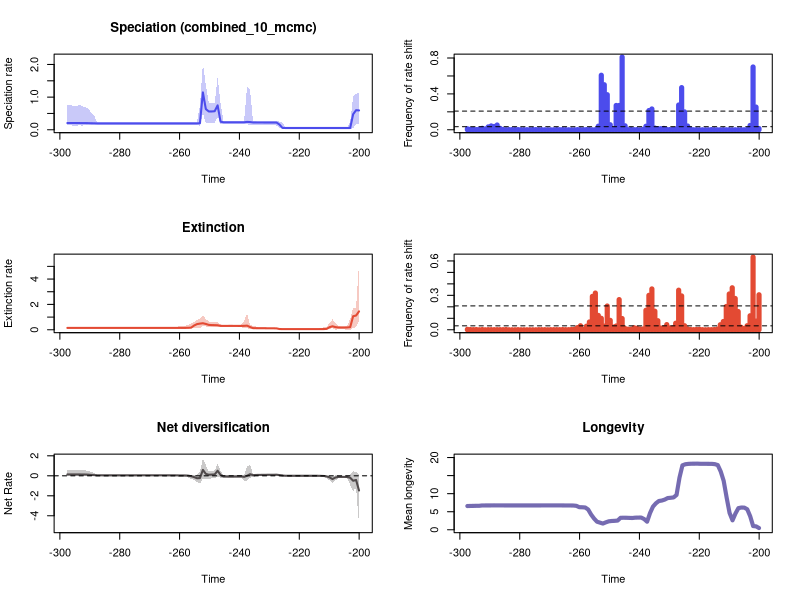

This chart was generated by the following R code:


pdf(file='C:/Users/SimoesLabAdmin/Documents/BDNN_Arielli/updated_occurrence_analyses/model_2_and_5/200_its/reptilia_terr_200/RTT_plots.pdf',width=10, height=15)
par(mfrow=c(3,2))
library(scales)
time_vec=c(1,2,3,4,5,6,7,8,9,10)
time=c(-200.03780429, -201.02219687000002,-202.00658944999998,-202.99098203,-203.97537461000002,-204.95976718999998,-205.94415977,-206.92855235000002,-207.91294492999998,-208.89733751,-209.88173009000002,-210.86612266999998,-211.85051525,-212.83490783000002,-213.81930040999998,-214.80369299,-215.78808557000002,-216.77247814999998,-217.75687073,-218.74126331000002,-219.72565588999998,-220.71004847,-221.69444105000002,-222.67883362999999,-223.66322621,-224.64761879000002,-225.63201137,-226.61640395,-227.60079653000003,-228.58518911,-229.56958169,-230.55397427000003,-231.53836685,-232.52275943,-233.50715201000003,-234.49154459,-235.47593717,-236.46032975000003,-237.44472233,-238.42911491,-239.41350749000003,-240.39790007,-241.38229265,-242.36668523000003,-243.35107781,-244.33547039,-245.31986297000003,-246.30425555,-247.28864813,-248.27304071000003,-249.25743329,-250.24182587,-251.22621845000003,-252.21061103,-253.19500361000001,-254.17939619000003,-255.16378877,-256.14818135,-257.13257393000004,-258.11696651,-259.10135909,-260.08575167000004,-261.07014425,-262.05453683,-263.03892941000004,-264.02332199,-265.00771457,-265.99210715000004,-266.97649973,-267.96089231,-268.94528489000004,-269.92967747,-270.91407005,-271.89846263000004,-272.88285521,-273.86724779,-274.85164037000004,-275.83603295,-276.82042553,-277.80481811,-278.78921069,-279.77360327,-280.75799585,-281.74238843,-282.72678101,-283.71117359,-284.69556617,-285.67995875,-286.66435133,-287.64874391,-288.63313649,-289.61752907,-290.60192165,-291.58631423,-292.57070681,-293.55509939,-294.53949197000003,-295.52388455,-296.50827713,-297.49266971000003)
rate=c(0.5926439436792744, 0.5994166840930135,0.47565930467940865,0.054572202458077035,0.054047178148066824,0.05402592250040769,0.05402592250040769,0.054019734119639076,0.054019734119639076,0.054019734119639076,0.054019734119639076,0.054019734119639076,0.054019734119639076,0.05402592250040769,0.05402592250040769,0.05402592250040769,0.05402592250040769,0.054047178148066824,0.05408013157157614,0.05408013157157614,0.05408013157157614,0.05408013157157614,0.054047178148066824,0.054047178148066824,0.054096045773197265,0.05434168169935509,0.05679080203730675,0.15898071971975147,0.22132741312540022,0.2217621099065975,0.2217621099065975,0.2217621099065975,0.2217621099065975,0.22228459549574686,0.2228367458730236,0.2234598783874448,0.22390973154347837,0.23655884888216744,0.24096064000769624,0.22932303671558532,0.22903096973793197,0.22903096973793197,0.22903096973793197,0.22903096973793197,0.22897199944779267,0.22892542139011565,0.2292793755232594,0.24639588794427836,0.7477960893964919,0.5686736139682211,0.5603097153727463,0.5608544488164101,0.6334786668439314,1.1447029375712836,0.19979394582027715,0.19483491008788326,0.19416277782888222,0.19416277782888222,0.1942258371864813,0.1943092803587197,0.19447663179351016,0.19447663179351016,0.1943092803587197,0.1943092803587197,0.1943092803587197,0.1943092803587197,0.1943092803587197,0.1943092803587197,0.1943092803587197,0.1943092803587197,0.1942258371864813,0.1942258371864813,0.1942258371864813,0.1942258371864813,0.1942258371864813,0.1942258371864813,0.1941701718848089,0.1941701718848089,0.19386667582383393,0.19386667582383393,0.19386667582383393,0.19386667582383393,0.19386667582383393,0.19335901266103722,0.1934950366360413,0.19386667582383393,0.1934950366360413,0.1934950366360413,0.1941701718848089,0.1949337494150855,0.19836766854579152,0.19960384637195402,0.2029794899065322,0.20375243305461543,0.20421585345523524,0.20529981328102792,0.2056128914876098,0.2058176738323412,0.20602601991758618,0.20639763877034512)
minHPD=c(0.189207012585791, 0.189207012585791,0.04122037162538658,0.03700510360945401,0.04213385486495058,0.04229169304910822,0.04229169304910822,0.04240652075903621,0.04240652075903621,0.04240652075903621,0.04240652075903621,0.04240652075903621,0.04256474135969562,0.04256474135969562,0.04256474135969562,0.04256474135969562,0.04256474135969562,0.04240652075903621,0.04256474135969562,0.04256474135969562,0.04256474135969562,0.04256474135969562,0.04229169304910822,0.04229169304910822,0.04229169304910822,0.03945090803196859,0.04018456204393873,0.04407140003826905,0.13026176564981926,0.13981701730927182,0.1420808067468857,0.1420808067468857,0.1420808067468857,0.13981701730927182,0.14219474095540374,0.14001391824725068,0.14140929308620315,0.13349908406541464,0.17530074837028464,0.16952835708973427,0.16952835708973427,0.16952835708973427,0.16952835708973427,0.16952835708973427,0.16952835708973427,0.16914923882712646,0.16914923882712646,0.16621984002217705,0.4356107751343739,0.19444153212378737,0.20457274699461667,0.20393651573757637,0.2006416942076844,0.5097197809139528,0.12588778248582297,0.14968382889732026,0.15321173829464127,0.15315978317752219,0.15321173829464127,0.15315978317752219,0.15315978317752219,0.15315978317752219,0.15315978317752219,0.15315978317752219,0.15315978317752219,0.15315978317752219,0.15315978317752219,0.15315978317752219,0.15315978317752219,0.1547380842312966,0.15606506126284492,0.15606506126284492,0.15606506126284492,0.15606506126284492,0.1547380842312966,0.1547380842312966,0.1547380842312966,0.15315978317752219,0.15321173829464127,0.15321173829464127,0.15321173829464127,0.15321173829464127,0.15321173829464127,0.15315978317752219,0.15315978317752219,0.15315978317752219,0.1519925922729084,0.1519925922729084,0.14968382889732026,0.14808982657335204,0.13378831482547512,0.14131982487237346,0.14296746716987227,0.14296746716987227,0.12010945830967923,0.14325102949058433,0.12010945830967923,0.12010945830967923,0.14929227549045676,0.14296746716987227)
maxHPD=c(1.1177083526624092, 1.1050023576506967,1.0246114607467558,0.23453504659613025,0.06745812045945095,0.06741053698368629,0.06741053698368629,0.06745812045945095,0.06745812045945095,0.06745812045945095,0.06745812045945095,0.06745812045945095,0.0676162249551028,0.0676162249551028,0.0676162249551028,0.0676162249551028,0.0676162249551028,0.06741053698368629,0.0676162249551028,0.0676162249551028,0.0676162249551028,0.0676162249551028,0.06741053698368629,0.06741053698368629,0.0676162249551028,0.07133732615172607,0.2190407221659854,0.24946398418726434,0.2667374614930765,0.2638081188696693,0.2638081188696693,0.26470343044029654,0.26470343044029654,0.26419808575145837,0.26706949976811384,0.268367108231895,0.27274932859925216,1.22199230885018,1.3331796621083527,0.2814265617074621,0.27743189306304733,0.27743189306304733,0.2773315906127192,0.27743189306304733,0.27743189306304733,0.27743189306304733,0.2814265617074621,0.7946544219110132,1.6056642539678814,0.8254556865577385,0.8208390952404256,0.8220840261535789,1.3694390999998023,2.0252435331055296,0.7372367510243043,0.2510557160482323,0.24614230792780376,0.24592660950983697,0.24614230792780376,0.24592660950983697,0.24592660950983697,0.24592660950983697,0.2456095945493301,0.2456095945493301,0.2456095945493301,0.2456095945493301,0.2456095945493301,0.2453000768999666,0.2453000768999666,0.24614230792780376,0.24741922643126213,0.24741922643126213,0.24741922643126213,0.24741922643126213,0.24614230792780376,0.24614230792780376,0.24614230792780376,0.2449019223038189,0.24614230792780376,0.24614230792780376,0.24614230792780376,0.24614230792780376,0.24614230792780376,0.24614230792780376,0.2467670001224083,0.2467670001224083,0.24614230792780376,0.24614230792780376,0.24614230792780376,0.25367894357862836,0.4533754797367284,0.5337607608913714,0.6507321427512921,0.7012038683841106,0.7218861926122726,0.7686343772204489,0.7218861926122726,0.7218861926122726,0.7737883673717304,0.7729777149017887)
remove_na = !is.na(rate)
time = time[remove_na]
plot(time,time,type = 'n', ylim = c(0, 2.227767886416083), xlim = c(-297.984866,-199.545608), ylab = 'Speciation rate', xlab = 'Time',main='Speciation (combined_10_mcmc)' )
polygon(c(time, rev(time)), c(maxHPD[remove_na], rev(minHPD[remove_na])), col = alpha('#4c4cec',0.3), border = NA)
lines(time,rate[remove_na], col = '#4c4cec', lwd=2)
mids=c(-200.04277596969695, -201.03711190909087,-202.03144784848485,-203.02578378787877,-204.0201197272727,-205.01445566666666,-206.00879160606058,-207.0031275454545,-207.99746348484848,-208.9917994242424,-209.98613536363632,-210.9804713030303,-211.97480724242422,-212.96914318181814,-213.96347912121212,-214.95781506060604,-215.95215099999996,-216.94648693939394,-217.94082287878786,-218.93515881818178,-219.92949475757575,-220.92383069696967,-221.9181666363636,-222.91250257575757,-223.9068385151515,-224.90117445454547,-225.8955103939394,-226.8898463333333,-227.8841822727273,-228.8785182121212,-229.87285415151513,-230.8671900909091,-231.86152603030303,-232.85586196969695,-233.85019790909092,-234.84453384848484,-235.83886978787876,-236.83320572727274,-237.82754166666666,-238.82187760606058,-239.81621354545456,-240.81054948484848,-241.8048854242424,-242.79922136363638,-243.7935573030303,-244.78789324242422,-245.7822291818182,-246.77656512121212,-247.77090106060604,-248.765237,-249.75957293939393,-250.75390887878785,-251.74824481818183,-252.74258075757575,-253.73691669696967,-254.73125263636365,-255.72558857575757,-256.7199245151515,-257.7142604545454,-258.7085963939394,-259.7029323333333,-260.69726827272723,-261.6916042121212,-262.6859401515151,-263.68027609090905,-264.674612030303,-265.66894796969694,-266.66328390909086,-267.65761984848484,-268.65195578787876,-269.6462917272727,-270.64062766666666,-271.6349636060606,-272.6292995454545,-273.6236354848485,-274.6179714242424,-275.6123073636363,-276.6066433030303,-277.6009792424242,-278.59531518181814,-279.5896511212121,-280.58398706060603,-281.57832299999995,-282.57265893939393,-283.56699487878785,-284.5613308181818,-285.55566675757575,-286.55000269696967,-287.5443386363636,-288.53867457575757,-289.5330105151515,-290.5273464545454,-291.5216823939394,-292.5160183333333,-293.5103542727272,-294.5046902121212,-295.4990261515151,-296.49336209090905,-297.487698030303)
counts=c(0.014, 0.253,0.7,0.048,0.003,0.0,0.001,0.0,0.0,0.0,0.001,0.0,0.001,0.0,0.0,0.001,0.002,0.0,0.0,0.0,0.0,0.001,0.0,0.008,0.042,0.199,0.47,0.276,0.008,0.005,0.002,0.003,0.015,0.012,0.012,0.019,0.232,0.214,0.039,0.004,0.0,0.002,0.001,0.004,0.001,0.044,0.811,0.271,0.271,0.007,0.056,0.391,0.502,0.608,0.04,0.001,0.0,0.002,0.002,0.001,0.001,0.002,0.0,0.0,0.0,0.001,0.002,0.001,0.002,0.0,0.0,0.0,0.0,0.001,0.001,0.002,0.003,0.001,0.001,0.001,0.001,0.002,0.002,0.002,0.002,0.001,0.003,0.016,0.053,0.037,0.043,0.032,0.009,0.016,0.008,0.002,0.005,0.006,0.011)
plot(mids,counts,type = 'h', xlim = c(-297.984866,-199.545608), ylim=c(0,0.811), ylab = 'Frequency of rate shift', xlab = 'Time',lwd=5,col='#4c4cec')
bf2 = 0.03432775773024482
bf6 = 0.20802522539831128
abline(h=bf2, lty=2)
abline(h=bf6, lty=2)

time=c(-200.03780429, -201.02219687000002,-202.00658944999998,-202.99098203,-203.97537461000002,-204.95976718999998,-205.94415977,-206.92855235000002,-207.91294492999998,-208.89733751,-209.88173009000002,-210.86612266999998,-211.85051525,-212.83490783000002,-213.81930040999998,-214.80369299,-215.78808557000002,-216.77247814999998,-217.75687073,-218.74126331000002,-219.72565588999998,-220.71004847,-221.69444105000002,-222.67883362999999,-223.66322621,-224.64761879000002,-225.63201137,-226.61640395,-227.60079653000003,-228.58518911,-229.56958169,-230.55397427000003,-231.53836685,-232.52275943,-233.50715201000003,-234.49154459,-235.47593717,-236.46032975000003,-237.44472233,-238.42911491,-239.41350749000003,-240.39790007,-241.38229265,-242.36668523000003,-243.35107781,-244.33547039,-245.31986297000003,-246.30425555,-247.28864813,-248.27304071000003,-249.25743329,-250.24182587,-251.22621845000003,-252.21061103,-253.19500361000001,-254.17939619000003,-255.16378877,-256.14818135,-257.13257393000004,-258.11696651,-259.10135909,-260.08575167000004,-261.07014425,-262.05453683,-263.03892941000004,-264.02332199,-265.00771457,-265.99210715000004,-266.97649973,-267.96089231,-268.94528489000004,-269.92967747,-270.91407005,-271.89846263000004,-272.88285521,-273.86724779,-274.85164037000004,-275.83603295,-276.82042553,-277.80481811,-278.78921069,-279.77360327,-280.75799585,-281.74238843,-282.72678101,-283.71117359,-284.69556617,-285.67995875,-286.66435133,-287.64874391,-288.63313649,-289.61752907,-290.60192165,-291.58631423,-292.57070681,-293.55509939,-294.53949197000003,-295.52388455,-296.50827713,-297.49266971000003)
rate=c(1.4513181940283086, 1.123182026452454,1.069932757535237,0.20547953987583398,0.18285282900678956,0.17366512040698928,0.17366512040698928,0.17998265819275688,0.2086320081589195,0.274897688923034,0.20587283535371714,0.06779713267718486,0.0556577709432393,0.05365122279340309,0.05233693267573771,0.052028278912489914,0.05193819095515945,0.05193819095515945,0.051918465592544906,0.051918465592544906,0.05190570821439454,0.0518593671724379,0.051882528519396856,0.05189121632673603,0.051918465592544906,0.05204450033158703,0.052509219447026995,0.058773709652258824,0.10942336239383589,0.11554399013597277,0.11680944521274553,0.11707383705545117,0.11964530354044198,0.12097114630403917,0.12211266979981544,0.12485568714428563,0.12959212242169266,0.21745411347927246,0.3249863719697613,0.3098593436000344,0.302956026601162,0.30307572126375737,0.304156989425348,0.30758758393322266,0.30726404913663424,0.306946553908243,0.306616619824331,0.3073918210212383,0.3540912317101703,0.36397832007488023,0.36960755148431534,0.38441529000565666,0.45979618683587253,0.5149625983593931,0.48658191790508887,0.44631258161264187,0.33305806438396834,0.16620079525882817,0.15313074487024575,0.1494672763801295,0.14930068787088024,0.14916715009206327,0.14732178302845578,0.14707467763222193,0.14704167762453943,0.14700033616025165,0.14700033616025165,0.1469796149883134,0.14696792151943466,0.14696792151943466,0.14694405561874616,0.14696792151943466,0.14696792151943466,0.14696792151943466,0.1469796149883134,0.14700033616025165,0.14700033616025165,0.14700033616025165,0.14700033616025165,0.14700033616025165,0.14700033616025165,0.14700033616025165,0.14700033616025165,0.14700033616025165,0.14700033616025165,0.14700033616025165,0.14700033616025165,0.1469796149883134,0.14696792151943466,0.14696792151943466,0.14694405561874616,0.14696792151943466,0.14696792151943466,0.14696792151943466,0.14696792151943466,0.14700033616025165,0.14700033616025165,0.14701878546254743,0.14701878546254743,0.14707467763222193)
minHPD=c(0.6551053650656252, 0.20163268964945869,0.15375553735525943,0.0022432627034918245,0.01433438478222505,0.025148625291573863,0.026118395415251308,0.02912265713819291,0.008870027817481302,0.1346715903082921,0.03634373667466093,0.035191498923809905,0.03157295398387625,0.03157295398387625,0.03575580848072105,0.03575580848072105,0.035845269799407095,0.0358537991633963,0.035845269799407095,0.035845269799407095,0.035845269799407095,0.035845269799407095,0.03575580848072105,0.035191498923809905,0.03575580848072105,0.03575580848072105,0.035191498923809905,0.03626633744415542,0.0449839432788259,0.05159996722060668,0.05527736388996696,0.05527736388996696,0.0537630719670398,0.05612856452574268,0.06097522135240824,0.06097522135240824,0.06309573575816203,0.0672154103358127,0.11538666942551676,0.12861271654320786,0.18860975156553939,0.18878555215058296,0.1925587372531167,0.1925587372531167,0.1925587372531167,0.1925587372531167,0.18860975156553939,0.18860975156553939,0.24367507464942592,0.24817166133067722,0.2423364819875501,0.2551571614026877,0.2562773307611367,0.2776386910108485,0.14462886080115978,0.12958576754198675,0.11465656315649736,0.10849443347556281,0.10635598883304694,0.09936882948247226,0.09780597084103816,0.10505782155953296,0.10635598883304694,0.10942513974792045,0.10720308035998743,0.10849443347556281,0.10849443347556281,0.10849443347556281,0.10849443347556281,0.10849443347556281,0.10720308035998743,0.10720308035998743,0.10720308035998743,0.10720308035998743,0.10849443347556281,0.10849443347556281,0.10849443347556281,0.10849443347556281,0.10849443347556281,0.10849443347556281,0.10849443347556281,0.10849443347556281,0.10849443347556281,0.10849443347556281,0.10849443347556281,0.10849443347556281,0.10849443347556281,0.10942513974792045,0.10849443347556281,0.10849443347556281,0.10720308035998743,0.10942513974792045,0.10942513974792045,0.10942513974792045,0.10942513974792045,0.10849443347556281,0.10849443347556281,0.10759883040094012,0.10759883040094012,0.10720308035998743)
maxHPD=c(5.21547503976213, 1.761091718574314,1.7192957171167846,0.8735674826474104,0.31225951824830545,0.2899820450905669,0.28861088119877765,0.29710226998064443,0.5152659542632932,0.8129709767059118,0.5234242052268981,0.25225802197246683,0.19158866358917498,0.13691267300507234,0.08105887354856349,0.080479131521042,0.07976901712938643,0.07976901712938643,0.07970042750250121,0.07970042750250121,0.07970042750250121,0.07970042750250121,0.07976901712938643,0.07976901712938643,0.08065876948327078,0.08130270364175823,0.08466249237419757,0.1309782081599478,0.1592983400062527,0.16709256029517908,0.16709256029517908,0.16709256029517908,0.19037737294600046,0.2105102311698382,0.22113033264215218,0.2513359218796794,0.3111432424856362,0.37573236437536467,1.3044570254890901,0.6814133480977755,0.3982225600843759,0.3966589434792589,0.3966589434792589,0.3966589434792589,0.3966589434792589,0.3982225600843759,0.3966589434792589,0.41236892951185805,0.6058848025246404,0.6073754998882105,0.6105448446987464,0.665093771526159,0.8514155879275602,1.1479400969033287,0.8992175114053513,0.7779683015176323,0.5932206939784465,0.5219183429806411,0.3678271254071667,0.3159526559068605,0.3074794973233374,0.31090657544889183,0.1946127930323371,0.1946127930323371,0.1919886386747298,0.19290104964932725,0.19290104964932725,0.19290104964932725,0.19290104964932725,0.19290104964932725,0.1919886386747298,0.1919886386747298,0.1919886386747298,0.1919886386747298,0.19290104964932725,0.19290104964932725,0.19290104964932725,0.19290104964932725,0.19290104964932725,0.19290104964932725,0.19290104964932725,0.19290104964932725,0.19290104964932725,0.19290104964932725,0.19290104964932725,0.19290104964932725,0.19290104964932725,0.19352492028264917,0.19290104964932725,0.19290104964932725,0.1919886386747298,0.1946127930323371,0.1946127930323371,0.1949324440928622,0.1949324440928622,0.1946127930323371,0.1946127930323371,0.1946127930323371,0.1949324440928622,0.1946127930323371)
remove_na = !is.na(rate)
time = time[remove_na]
plot(time,time,type = 'n', ylim = c(0, 5.737022543738344), xlim = c(-297.984866,-199.545608), ylab = 'Extinction rate', xlab = 'Time',main='Extinction' )
polygon(c(time, rev(time)), c(maxHPD[remove_na], rev(minHPD[remove_na])), col = alpha('#e34a33',0.3), border = NA)
lines(time,rate[remove_na], col = '#e34a33', lwd=2)
mids=c(-200.04277596969695, -201.03711190909087,-202.03144784848485,-203.02578378787877,-204.0201197272727,-205.01445566666666,-206.00879160606058,-207.0031275454545,-207.99746348484848,-208.9917994242424,-209.98613536363632,-210.9804713030303,-211.97480724242422,-212.96914318181814,-213.96347912121212,-214.95781506060604,-215.95215099999996,-216.94648693939394,-217.94082287878786,-218.93515881818178,-219.92949475757575,-220.92383069696967,-221.9181666363636,-222.91250257575757,-223.9068385151515,-224.90117445454547,-225.8955103939394,-226.8898463333333,-227.8841822727273,-228.8785182121212,-229.87285415151513,-230.8671900909091,-231.86152603030303,-232.85586196969695,-233.85019790909092,-234.84453384848484,-235.83886978787876,-236.83320572727274,-237.82754166666666,-238.82187760606058,-239.81621354545456,-240.81054948484848,-241.8048854242424,-242.79922136363638,-243.7935573030303,-244.78789324242422,-245.7822291818182,-246.77656512121212,-247.77090106060604,-248.765237,-249.75957293939393,-250.75390887878785,-251.74824481818183,-252.74258075757575,-253.73691669696967,-254.73125263636365,-255.72558857575757,-256.7199245151515,-257.7142604545454,-258.7085963939394,-259.7029323333333,-260.69726827272723,-261.6916042121212,-262.6859401515151,-263.68027609090905,-264.674612030303,-265.66894796969694,-266.66328390909086,-267.65761984848484,-268.65195578787876,-269.6462917272727,-270.64062766666666,-271.6349636060606,-272.6292995454545,-273.6236354848485,-274.6179714242424,-275.6123073636363,-276.6066433030303,-277.6009792424242,-278.59531518181814,-279.5896511212121,-280.58398706060603,-281.57832299999995,-282.57265893939393,-283.56699487878785,-284.5613308181818,-285.55566675757575,-286.55000269696967,-287.5443386363636,-288.53867457575757,-289.5330105151515,-290.5273464545454,-291.5216823939394,-292.5160183333333,-293.5103542727272,-294.5046902121212,-295.4990261515151,-296.49336209090905,-297.487698030303)
counts=c(0.305, 0.076,0.634,0.122,0.035,0.011,0.022,0.159,0.273,0.366,0.312,0.203,0.072,0.044,0.006,0.002,0.001,0.001,0.0,0.001,0.004,0.003,0.001,0.002,0.008,0.035,0.295,0.345,0.057,0.016,0.016,0.045,0.017,0.015,0.079,0.162,0.356,0.3,0.17,0.007,0.007,0.013,0.018,0.005,0.005,0.011,0.098,0.263,0.033,0.024,0.082,0.207,0.032,0.1,0.125,0.32,0.291,0.068,0.031,0.003,0.035,0.019,0.005,0.003,0.001,0.001,0.002,0.001,0.001,0.001,0.001,0.0,0.001,0.001,0.001,0.0,0.0,0.0,0.0,0.0,0.0,0.001,0.0,0.0,0.0,0.002,0.001,0.001,0.001,0.001,0.001,0.001,0.0,0.002,0.0,0.002,0.001,0.002,0.004)
plot(mids,counts,type = 'h', xlim = c(-297.984866,-199.545608), ylim=c(0,0.634), ylab = 'Frequency of rate shift', xlab = 'Time',lwd=5,col='#e34a33')
abline(h=bf2, lty=2)
abline(h=bf6, lty=2)
#Net Diversification Rate
time=c(-200.03780429, -201.02219687000002,-202.00658944999998,-202.99098203,-203.97537461000002,-204.95976718999998,-205.94415977,-206.92855235000002,-207.91294492999998,-208.89733751,-209.88173009000002,-210.86612266999998,-211.85051525,-212.83490783000002,-213.81930040999998,-214.80369299,-215.78808557000002,-216.77247814999998,-217.75687073,-218.74126331000002,-219.72565588999998,-220.71004847,-221.69444105000002,-222.67883362999999,-223.66322621,-224.64761879000002,-225.63201137,-226.61640395,-227.60079653000003,-228.58518911,-229.56958169,-230.55397427000003,-231.53836685,-232.52275943,-233.50715201000003,-234.49154459,-235.47593717,-236.46032975000003,-237.44472233,-238.42911491,-239.41350749000003,-240.39790007,-241.38229265,-242.36668523000003,-243.35107781,-244.33547039,-245.31986297000003,-246.30425555,-247.28864813,-248.27304071000003,-249.25743329,-250.24182587,-251.22621845000003,-252.21061103,-253.19500361000001,-254.17939619000003,-255.16378877,-256.14818135,-257.13257393000004,-258.11696651,-259.10135909,-260.08575167000004,-261.07014425,-262.05453683,-263.03892941000004,-264.02332199,-265.00771457,-265.99210715000004,-266.97649973,-267.96089231,-268.94528489000004,-269.92967747,-270.91407005,-271.89846263000004,-272.88285521,-273.86724779,-274.85164037000004,-275.83603295,-276.82042553,-277.80481811,-278.78921069,-279.77360327,-280.75799585,-281.74238843,-282.72678101,-283.71117359,-284.69556617,-285.67995875,-286.66435133,-287.64874391,-288.63313649,-289.61752907,-290.60192165,-291.58631423,-292.57070681,-293.55509939,-294.53949197000003,-295.52388455,-296.50827713,-297.49266971000003)
net_rate=c(-1.4711686389163492, -0.4213541362648571,-0.496475365892221,-0.1970692442714188,-0.12128273129161443,-0.10862527765308272,-0.10802484307633571,-0.11260617503543206,-0.1678963001947266,-0.3283855286063901,-0.16063234897524178,-0.0574885991502587,-0.019525000375667928,-0.007687596070397574,-0.0015351717609583709,-0.0007406296303700708,-0.0005111491338056478,-0.0004768885013130436,-0.00040815766396817707,-0.00040815766396817707,-0.0003945325817548483,-0.00028005168124868216,-0.0003536826562128942,-0.0003724147945445524,-0.00014818746084087136,0.0030828244471011244,0.02480966418042423,0.0716922816888461,0.109618496461407,0.1029411730525341,0.10159530904484822,0.1005495630409026,0.09479413111713328,0.09207496473116428,0.09146888266556592,0.08192347782064986,0.06397356439515114,0.1595460809752584,0.0016212941998127763,-0.10510672548308732,-0.0664825656159875,-0.06680385778328125,-0.06885544011281103,-0.07711230770528095,-0.07479131949654146,-0.0717952269963957,-0.06828409128290047,0.08441158174023213,0.5057913991087086,0.13632504659281014,0.12117261957205072,0.10617351436459774,0.190065277182397,0.5903595844753495,-0.22757098394501124,-0.2446396008016828,-0.12589364326762295,-0.041823524799591776,0.01729442925908683,0.03354511983155768,0.03526315741454977,0.03577068318416229,0.04478384319664414,0.04674018889710137,0.04708274512653766,0.047207112118290324,0.047207112118290324,0.04740312418547677,0.047501491889731184,0.04758063217503579,0.0474267964177659,0.04740403236826106,0.04740403236826106,0.04740403236826106,0.04730384913444655,0.047208501617706844,0.04720950783758012,0.047112396469366186,0.04675832444101985,0.04675832444101985,0.0467572849592963,0.04681315098918542,0.04681315098918542,0.04663617461011256,0.04693662599220421,0.04708671467116396,0.046832769953510045,0.04695045816281435,0.04805345606321177,0.050419184543158226,0.07238977573459318,0.08690021228969791,0.11604622944253494,0.12649580738852154,0.131501222777361,0.13249297107371996,0.13249999570623572,0.13234111866076567,0.13400425948317804,0.1373061028647097)
net_minHPD=c(-4.910522391251147, -1.1556335700165472,-1.556969078496705,-0.9148723147174975,-0.26482490331274566,-0.24170127280185796,-0.24161046395733526,-0.24172766404950297,-0.4595852313188813,-0.7694142340448179,-0.4711247698518556,-0.19825286050745822,-0.13733709656495846,-0.0733993389264811,-0.03162746088960571,-0.028815050175179623,-0.028192540389239566,-0.028192540389239566,-0.028192540389239566,-0.028192540389239566,-0.028192540389239566,-0.028192540389239566,-0.028815050175179623,-0.028815050175179623,-0.032434100801879286,-0.03649664126226125,-0.03561652795647744,-0.06624191942089341,0.001715825651947167,0.009133681484758821,0.016909424022539532,0.015569203006585597,-0.0005845662928418982,-0.007901350106862493,-0.017948977010460665,-0.0551568346274415,-0.09979256215979998,-0.18616914338016458,-0.4774003710923366,-0.537068616333583,-0.17119372512633121,-0.17084676908467145,-0.17084676908467145,-0.17119372512633121,-0.17119372512633121,-0.17119372512633121,-0.18002902176205382,-0.18578649503331363,-0.05364934990002712,-0.2617739985174801,-0.2555311511974539,-0.3401395451220679,-0.37218757641889144,-0.25217557410961133,-0.7739690647743768,-0.6319953660489047,-0.403850782705433,-0.3167920229025921,-0.1767149260993991,-0.11448673959656466,-0.11052297082012796,-0.10625151125612253,-0.01535233644080744,-0.017215461175968422,-0.01535233644080744,-0.01535233644080744,-0.01535233644080744,-0.01535233644080744,-0.01535233644080744,-0.01535233644080744,-0.01535233644080744,-0.01535233644080744,-0.01535233644080744,-0.01535233644080744,-0.01535233644080744,-0.01535233644080744,-0.01535233644080744,-0.01535233644080744,-0.017215461175968422,-0.017215461175968422,-0.017215461175968422,-0.017215461175968422,-0.017215461175968422,-0.017215461175968422,-0.01535233644080744,-0.01535233644080744,-0.015110114634514754,-0.015110114634514754,-0.01535233644080744,-0.01892137276989811,-0.04504498242952054,-0.03299931919591914,-0.05532835364280134,-0.05532835364280134,-0.03299931919591914,-0.03299931919591914,-0.022515235382353366,-0.04391222801269021,-0.03299931919591914,-0.05532835364280134)
net_maxHPD=c(0.08806191140634467, 0.4018581590857185,0.44834088890874585,0.13128185386013344,0.03940972787788366,0.02345848559533098,0.021741091062051063,0.023558143096749664,0.04581410993871719,-0.08514370527308573,0.020343045817017402,0.019791024187886995,0.025419643600562168,0.0349609265939445,0.02157224190215208,0.023210943781979826,0.023069028707079137,0.023069028707079137,0.023069028707079137,0.023069028707079137,0.023069028707079137,0.023069028707079137,0.022854365815881586,0.023210943781979826,0.02157224190215208,0.029966069000759092,0.17889745308496063,0.20203419376676873,0.19843327398408936,0.18794366958747777,0.18878170898152932,0.19086837928939032,0.1760901399512875,0.1760901399512875,0.1725472096890029,0.1725472096890029,0.18182257309456154,1.1095635155821746,0.9450963936026486,0.10849242232358061,0.045178510684415335,0.045178510684415335,0.04239561063212538,0.04058683963430379,0.04058683963430379,0.04239561063212538,0.04058683963430379,0.5041956786613357,1.2115665262105413,0.5387878553062743,0.5084761122711516,0.46547058580359035,1.0651271169221692,1.7071871079480707,0.4575923814575294,0.08815704117426881,0.10398476934674522,0.12085058808258052,0.12032726218150515,0.12085058808258052,0.11629416440141915,0.1185893044419411,0.11192417940055055,0.10578564821442141,0.10590937945350182,0.10578564821442141,0.10578564821442141,0.10590937945350182,0.10590937945350182,0.10590937945350182,0.10590937945350182,0.10590937945350182,0.10590937945350182,0.10590937945350182,0.10578564821442141,0.10578564821442141,0.10578564821442141,0.10590937945350182,0.10578564821442141,0.10578564821442141,0.10578564821442141,0.10578564821442141,0.10578564821442141,0.10590937945350182,0.1085582530023129,0.10870306932454739,0.11049927111039352,0.11049927111039352,0.1127511231153562,0.11545059453292511,0.29592064150251396,0.39333857928436444,0.49333174479132114,0.5467019891492315,0.6066150023373282,0.6066150023373282,0.6098596791612212,0.5795096817723542,0.6072482544998113,0.6098596791612212)
remove_na = !is.na(net_rate)
time = time[remove_na]
plot(time,time,type = 'n', ylim = c(-5.401574630376262, 1.8779058187428779), xlim = c(-297.984866,-199.545608), ylab = 'Net Rate', xlab = 'Time',lwd=2, main='Net diversification', col= '#504A4B' )
polygon(c(time, rev(time)), c(net_maxHPD[remove_na], rev(net_minHPD[remove_na])), col = alpha('#504A4B',0.3), border = NA)
lines(time,net_rate[remove_na], col = '#504A4B', lwd=2)
abline(h=0,lty=2)


time=c(-200.03780429, -201.02219687000002,-202.00658944999998,-202.99098203,-203.97537461000002,-204.95976718999998,-205.94415977,-206.92855235000002,-207.91294492999998,-208.89733751,-209.88173009000002,-210.86612266999998,-211.85051525,-212.83490783000002,-213.81930040999998,-214.80369299,-215.78808557000002,-216.77247814999998,-217.75687073,-218.74126331000002,-219.72565588999998,-220.71004847,-221.69444105000002,-222.67883362999999,-223.66322621,-224.64761879000002,-225.63201137,-226.61640395,-227.60079653000003,-228.58518911,-229.56958169,-230.55397427000003,-231.53836685,-232.52275943,-233.50715201000003,-234.49154459,-235.47593717,-236.46032975000003,-237.44472233,-238.42911491,-239.41350749000003,-240.39790007,-241.38229265,-242.36668523000003,-243.35107781,-244.33547039,-245.31986297000003,-246.30425555,-247.28864813,-248.27304071000003,-249.25743329,-250.24182587,-251.22621845000003,-252.21061103,-253.19500361000001,-254.17939619000003,-255.16378877,-256.14818135,-257.13257393000004,-258.11696651,-259.10135909,-260.08575167000004,-261.07014425,-262.05453683,-263.03892941000004,-264.02332199,-265.00771457,-265.99210715000004,-266.97649973,-267.96089231,-268.94528489000004,-269.92967747,-270.91407005,-271.89846263000004,-272.88285521,-273.86724779,-274.85164037000004,-275.83603295,-276.82042553,-277.80481811,-278.78921069,-279.77360327,-280.75799585,-281.74238843,-282.72678101,-283.71117359,-284.69556617,-285.67995875,-286.66435133,-287.64874391,-288.63313649,-289.61752907,-290.60192165,-291.58631423,-292.57070681,-293.55509939,-294.53949197000003,-295.52388455,-296.50827713,-297.49266971000003)
rate=c(0.4763592103250088, 0.946136903280933,1.0257253695021755,3.7476342175497113,5.6746222050482285,6.134139121568426,6.15681559215849,5.991336159295144,4.500494562224296,2.613101360437497,4.652594256305259,8.945335863688152,13.547791038987976,16.13413390821262,17.912168030299146,18.17077397952422,18.248306184271257,18.25510423912904,18.269062788800415,18.269062788800415,18.273611410148042,18.311919570306777,18.295683684102652,18.289415585383548,18.24612161302276,18.147869044111097,17.839181916694724,14.43264265510973,9.644538517296073,8.960309348669274,8.860937210795681,8.780252037747779,8.357893074949322,8.09330468469802,7.962772550018251,7.331688214765954,6.409929896521433,4.618256465978613,2.2354250109678673,2.968839491033594,3.3780284435048813,3.3743661289474343,3.351897818210446,3.2609112041736386,3.2866955469653942,3.3208332712344206,3.3328135673637345,3.310603848293488,2.549612538309981,2.4752135230556065,2.4325065502873096,2.3411388077474857,2.0584146097784477,1.7189829425090226,1.9780220804769237,2.2340036465742714,3.1131596043743457,4.216254592214998,5.610687883434974,6.169313911007612,6.233146891124168,6.252927920255575,6.626157100578043,6.713180420574702,6.728653914187772,6.734289318646478,6.734289318646478,6.7450437266720025,6.749521997168567,6.749521997168567,6.747565434911992,6.746529155123623,6.746529155123623,6.746529155123623,6.743692269266025,6.739358899830067,6.7399494677158724,6.7399494677158724,6.7399494677158724,6.7399494677158724,6.7399494677158724,6.7399494677158724,6.7399494677158724,6.739918807869524,6.739918807869524,6.739918807869524,6.739918807869524,6.745269215952802,6.74962813149478,6.74962813149478,6.754611377361898,6.743745553561416,6.743745553561416,6.734507055747733,6.734507055747733,6.637931641186512,6.637931641186512,6.611688496290807,6.597734513235089,6.572071855563868)
minHPD=c(0.4763592103250088, 0.946136903280933,1.0257253695021755,3.7476342175497113,5.6746222050482285,6.134139121568426,6.15681559215849,5.991336159295144,4.500494562224296,2.613101360437497,4.652594256305259,8.945335863688152,13.547791038987976,16.13413390821262,17.912168030299146,18.17077397952422,18.248306184271257,18.25510423912904,18.269062788800415,18.269062788800415,18.273611410148042,18.311919570306777,18.295683684102652,18.289415585383548,18.24612161302276,18.147869044111097,17.839181916694724,14.43264265510973,9.644538517296073,8.960309348669274,8.860937210795681,8.780252037747779,8.357893074949322,8.09330468469802,7.962772550018251,7.331688214765954,6.409929896521433,4.618256465978613,2.2354250109678673,2.968839491033594,3.3780284435048813,3.3743661289474343,3.351897818210446,3.2609112041736386,3.2866955469653942,3.3208332712344206,3.3328135673637345,3.310603848293488,2.549612538309981,2.4752135230556065,2.4325065502873096,2.3411388077474857,2.0584146097784477,1.7189829425090226,1.9780220804769237,2.2340036465742714,3.1131596043743457,4.216254592214998,5.610687883434974,6.169313911007612,6.233146891124168,6.252927920255575,6.626157100578043,6.713180420574702,6.728653914187772,6.734289318646478,6.734289318646478,6.7450437266720025,6.749521997168567,6.749521997168567,6.747565434911992,6.746529155123623,6.746529155123623,6.746529155123623,6.743692269266025,6.739358899830067,6.7399494677158724,6.7399494677158724,6.7399494677158724,6.7399494677158724,6.7399494677158724,6.7399494677158724,6.7399494677158724,6.739918807869524,6.739918807869524,6.739918807869524,6.739918807869524,6.745269215952802,6.74962813149478,6.74962813149478,6.754611377361898,6.743745553561416,6.743745553561416,6.734507055747733,6.734507055747733,6.637931641186512,6.637931641186512,6.611688496290807,6.597734513235089,6.572071855563868)
maxHPD=c(0.4763592103250088, 0.946136903280933,1.0257253695021755,3.7476342175497113,5.6746222050482285,6.134139121568426,6.15681559215849,5.991336159295144,4.500494562224296,2.613101360437497,4.652594256305259,8.945335863688152,13.547791038987976,16.13413390821262,17.912168030299146,18.17077397952422,18.248306184271257,18.25510423912904,18.269062788800415,18.269062788800415,18.273611410148042,18.311919570306777,18.295683684102652,18.289415585383548,18.24612161302276,18.147869044111097,17.839181916694724,14.43264265510973,9.644538517296073,8.960309348669274,8.860937210795681,8.780252037747779,8.357893074949322,8.09330468469802,7.962772550018251,7.331688214765954,6.409929896521433,4.618256465978613,2.2354250109678673,2.968839491033594,3.3780284435048813,3.3743661289474343,3.351897818210446,3.2609112041736386,3.2866955469653942,3.3208332712344206,3.3328135673637345,3.310603848293488,2.549612538309981,2.4752135230556065,2.4325065502873096,2.3411388077474857,2.0584146097784477,1.7189829425090226,1.9780220804769237,2.2340036465742714,3.1131596043743457,4.216254592214998,5.610687883434974,6.169313911007612,6.233146891124168,6.252927920255575,6.626157100578043,6.713180420574702,6.728653914187772,6.734289318646478,6.734289318646478,6.7450437266720025,6.749521997168567,6.749521997168567,6.747565434911992,6.746529155123623,6.746529155123623,6.746529155123623,6.743692269266025,6.739358899830067,6.7399494677158724,6.7399494677158724,6.7399494677158724,6.7399494677158724,6.7399494677158724,6.7399494677158724,6.7399494677158724,6.739918807869524,6.739918807869524,6.739918807869524,6.739918807869524,6.745269215952802,6.74962813149478,6.74962813149478,6.754611377361898,6.743745553561416,6.743745553561416,6.734507055747733,6.734507055747733,6.637931641186512,6.637931641186512,6.611688496290807,6.597734513235089,6.572071855563868)
remove_na = !is.na(rate)
time = time[remove_na]
plot(time,time,type = 'n', ylim = c(0, 20.143111527337457), xlim = c(-297.984866,-199.545608), ylab = 'Mean longevity', xlab = 'Time',main='Longevity' )
polygon(c(time, rev(time)), c(maxHPD[remove_na], rev(minHPD[remove_na])), col = alpha('#756bb1',0.3), border = NA)
lines(time,rate[remove_na], col = '#756bb1', lwd=4)

n <- dev.off()
